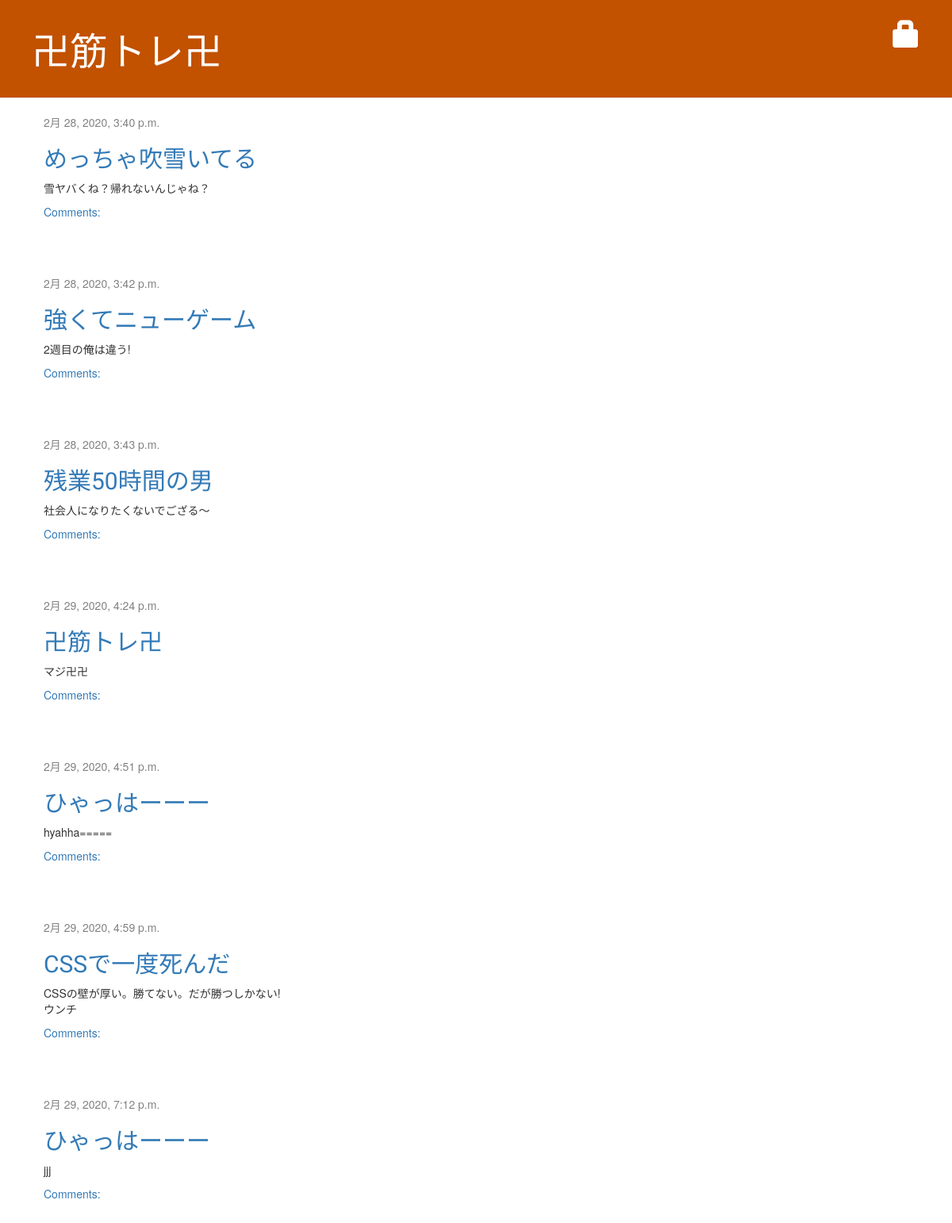
The page / on the database its author committed.
### blog/models.py (models this page shows, shortened)
class Post(models.Model):
    author = models.ForeignKey(settings.AUTH_USER_MODEL, on_delete=models.CASCADE)
    title = models.CharField(max_length=200)
    text = models.TextField()
    created_date = models.DateTimeField(default=timezone.now)
    published_date = models.DateTimeField(blank=True, null=True)

### blog/views.py (the view)
# urls.py: path('', views.post_list, name='post_list'),
def post_list(request):
    posts = Post.objects.filter(published_date__lte=timezone.now()).order_by('published_date')
    return render(request, 'blog/post_list.html', {'posts': posts})

### blog/templates/blog/post_list.html
{% extends 'blog/base.html' %}
{% block content %}
    {% for post in posts %}
        <div class="post">
            <div class="date">
                {{ post.published_date }}
            </div>
            <h2><a href="{% url 'post_detail' pk=post.pk %}">{{ post.title }}</a></h2>
            <p>{{ post.text|linebreaksbr }}</p>
            <a href="{% url 'post_detail' pk=post.pk %}">Comments: {{ post.approved_comments.count }}</a>
        </div>
    {% endfor %}
{% endblock %}

### blog/static/css/blog.css (style rules this page uses)
h1, h2, h3, h4 { font-family: 'Lobster', cursive; }
.date { color: #828282; }
.post { margin-bottom: 70px; }
.post h2, .post h2:visited { color: #000000; }

### rows shown on the page
Post: published_date "2月 28, 2020, 3:40 p.m.", title "めっちゃ吹雪いてる", text "雪ヤバくね？帰れないんじゃね？"
Post: published_date "2月 28, 2020, 3:42 p.m.", title "強くてニューゲーム", text "2週目の俺は違う!"
Post: published_date "2月 28, 2020, 3:43 p.m.", title "残業50時間の男", text "社会人になりたくないでござる～"
Post: published_date "2月 29, 2020, 4:24 p.m.", title "卍筋トレ卍", text "マジ卍卍"
Post: published_date "2月 29, 2020, 4:51 p.m.", title "ひゃっはーーー", text "hyahha====="
Post: published_date "2月 29, 2020, 4:59 p.m.", title "CSSで一度死んだ", text "CSSの壁が厚い。勝てない。だが勝つしかない! ウンチ"
Post: published_date "2月 29, 2020, 7:12 p.m.", title "ひゃっはーーー", text "jjj"
